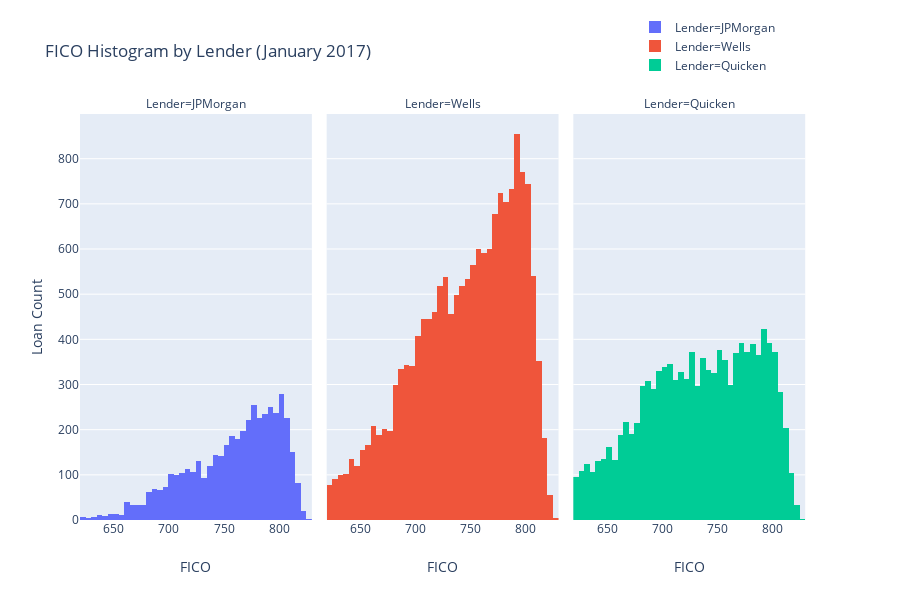

Source (notebook cell):
### Markdown cell above
Now that we have transformed our data to suit the constraints of our API, after having throughougly explored the various options and paramters with which we can work, let's dive into the creation of the final viz.

### Code cell
# final histogram with all parameters and layout options we want integrated
lender_fico_hist = (
    px.histogram(
    # data frame containing the data for this plot
    data_frame = vizready_top_3_lender_df,
    # variable to be plotted on the x-axis
    x = 'cscore_min',
    # variable to be used to determine color of the bars
    color = 'Lender',
    # variable to split on for facets; in this case, we'll facet across columns
    facet_col = 'Lender',
    # number of bins to use--somewhat arbitrary; google "histogram binning bias" to learn more
    nbins = 100,
    # title for the entire chart
    title = "FICO Histogram by Lender (January 2017)",
    # figure output height and width in pixels
    height = 600,
    width = 900
    )
    # making edits to layout
    # specifying x-axis label
    .update_xaxes(
        title = "FICO"
    )
    # specifiying y-axis label and ensuring we only show the 1st axis label
    .update_yaxes(
        title = "Loan Count",
        row=1, 
        col=1
    )
    # specifying location of the legend (under general layout)
    .update(
     layout = dict(
         legend = dict(
             # pick the x and y coords manually (bounded between [-2,3])
             x = 0.75,
             y = 1.25
         )
     )
 )
)

# calling the figure so it will display inline
# we can also save out the png as shown above with plotly.io
lender_fico_hist

### Figure 1 — Plotly figure (JSON) as saved in the notebook; plotly's stock layout.template omitted (floating-point values rounded to 4 significant figures; data arrays with more than 128 entries replaced by an {"elided": "..."} marker saying what was removed)
{"data": [{"alignmentgroup": "True", "bingroup": "x", "hoverlabel": {"namelength": 0}, "hovertemplate": "Lender=JPMorgan<br>cscore_min=%{x}<br>count=%{y}", "legendgroup": "Lender=JPMorgan", "marker": {"color": "#636efa"}, "name": "Lender=JPMorgan", "nbinsx": 100, "offsetgroup": "Lender=JPMorgan", "orientation": "v", "showlegend": true, "type": "histogram", "x": {"elided": "4550 int values"}, "xaxis": "x", "yaxis": "y"}, {"alignmentgroup": "True", "bingroup": "x", "hoverlabel": {"namelength": 0}, "hovertemplate": "Lender=Wells<br>cscore_min=%{x}<br>count=%{y}", "legendgroup": "Lender=Wells", "marker": {"color": "#EF553B"}, "name": "Lender=Wells", "nbinsx": 100, "offsetgroup": "Lender=Wells", "orientation": "v", "showlegend": true, "type": "histogram", "x": {"elided": "16598 int values"}, "xaxis": "x2", "yaxis": "y2"}, {"alignmentgroup": "True", "bingroup": "x", "hoverlabel": {"namelength": 0}, "hovertemplate": "Lender=Quicken<br>cscore_min=%{x}<br>count=%{y}", "legendgroup": "Lender=Quicken", "marker": {"color": "#00cc96"}, "name": "Lender=Quicken", "nbinsx": 100, "offsetgroup": "Lender=Quicken", "orientation": "v", "showlegend": true, "type": "histogram", "x": {"elided": "11095 int values"}, "xaxis": "x3", "yaxis": "y3"}], "layout": {"annotations": [{"font": {}, "showarrow": false, "text": "Lender=JPMorgan", "x": 0.1567, "xanchor": "center", "xref": "paper", "y": 1, "yanchor": "bottom", "yref": "paper"}, {"font": {}, "showarrow": false, "text": "Lender=Wells", "x": 0.49, "xanchor": "center", "xref": "paper", "y": 1, "yanchor": "bottom", "yref": "paper"}, {"font": {}, "showarrow": false, "text": "Lender=Quicken", "x": 0.8233, "xanchor": "center", "xref": "paper", "y": 1, "yanchor": "bottom", "yref": "paper"}], "barmode": "relative", "height": 600, "legend": {"tracegroupgap": 0, "x": 0.75, "y": 1.25}, "title": {"text": "FICO Histogram by Lender (January 2017)"}, "width": 900, "xaxis": {"anchor": "y", "autorange": true, "domain": [0, 0.3133], "range": [619.5, 829.5], "title": {"text": "FICO"}, "type": "linear"}, "xaxis2": {"anchor": "y2", "autorange": true, "domain": [0.3333, 0.6467], "matches": "x", "range": [619.5, 829.5], "title": {"text": "FICO"}, "type": "linear"}, "xaxis3": {"anchor": "y3", "autorange": true, "domain": [0.6667, 0.98], "matches": "x", "range": [619.5, 829.5], "title": {"text": "FICO"}, "type": "linear"}, "yaxis": {"anchor": "x", "autorange": true, "domain": [0, 1], "range": [0, 898.9], "title": {"text": "Loan Count"}}, "yaxis2": {"anchor": "x2", "autorange": true, "domain": [0, 1], "matches": "y", "range": [0, 898.9], "showticklabels": false}, "yaxis3": {"anchor": "x3", "autorange": true, "domain": [0, 1], "matches": "y", "range": [0, 898.9], "showticklabels": false}}}
